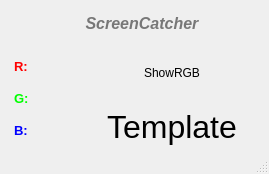
<?xml version="1.0" encoding="UTF-8"?>
<ui version="4.0">
 <class>MainWindow</class>
 <widget class="QMainWindow" name="MainWindow">
  <property name="geometry">
   <rect>
    <x>0</x>
    <y>0</y>
    <width>269</width>
    <height>174</height>
   </rect>
  </property>
  <property name="windowTitle">
   <string>MainWindow</string>
  </property>
  <widget class="QWidget" name="centralWidget">
   <widget class="QWidget" name="horizontalLayoutWidget_2">
    <property name="geometry">
     <rect>
      <x>-6</x>
      <y>29</y>
      <width>281</width>
      <height>141</height>
     </rect>
    </property>
    <layout class="QHBoxLayout" name="horizontalLayout_5" stretch="1,3">
     <property name="spacing">
      <number>20</number>
     </property>
     <property name="leftMargin">
      <number>20</number>
     </property>
     <property name="topMargin">
      <number>20</number>
     </property>
     <property name="rightMargin">
      <number>20</number>
     </property>
     <property name="bottomMargin">
      <number>20</number>
     </property>
     <item>
      <layout class="QVBoxLayout" name="verticalLayout">
       <item>
        <layout class="QHBoxLayout" name="horizontalLayout">
         <item>
          <widget class="QLabel" name="label_r">
           <property name="font">
            <font>
             <pointsize>10</pointsize>
             <weight>75</weight>
             <bold>true</bold>
            </font>
           </property>
           <property name="styleSheet">
            <string notr="true">color:rgb(255, 0, 0)</string>
           </property>
           <property name="text">
            <string>R:</string>
           </property>
           <property name="textFormat">
            <enum>Qt::AutoText</enum>
           </property>
          </widget>
         </item>
         <item>
          <widget class="QLineEdit" name="text_r">
           <property name="font">
            <font>
             <pointsize>10</pointsize>
             <weight>75</weight>
             <bold>true</bold>
            </font>
           </property>
           <property name="styleSheet">
            <string notr="true">color:rgb(255, 0, 0);
background-color:rgba(0,0,0,0);</string>
           </property>
           <property name="frame">
            <bool>false</bool>
           </property>
          </widget>
         </item>
        </layout>
       </item>
       <item>
        <layout class="QHBoxLayout" name="horizontalLayout_2">
         <item>
          <widget class="QLabel" name="label_g">
           <property name="font">
            <font>
             <pointsize>10</pointsize>
             <weight>75</weight>
             <bold>true</bold>
            </font>
           </property>
           <property name="styleSheet">
            <string notr="true">color:rgb(0, 255, 0)</string>
           </property>
           <property name="text">
            <string>G:</string>
           </property>
          </widget>
         </item>
         <item>
          <widget class="QLineEdit" name="text_g">
           <property name="font">
            <font>
             <pointsize>10</pointsize>
             <weight>75</weight>
             <bold>true</bold>
            </font>
           </property>
           <property name="styleSheet">
            <string notr="true">color:rgb(0, 255, 0);
background-color:rgba(0,0,0,0);</string>
           </property>
           <property name="frame">
            <bool>false</bool>
           </property>
          </widget>
         </item>
        </layout>
       </item>
       <item>
        <layout class="QHBoxLayout" name="horizontalLayout_3">
         <item>
          <widget class="QLabel" name="label_b">
           <property name="font">
            <font>
             <pointsize>10</pointsize>
             <weight>75</weight>
             <bold>true</bold>
            </font>
           </property>
           <property name="styleSheet">
            <string notr="true">color:rgb(0, 0, 255)</string>
           </property>
           <property name="text">
            <string>B:</string>
           </property>
          </widget>
         </item>
         <item>
          <widget class="QLineEdit" name="text_b">
           <property name="font">
            <font>
             <pointsize>10</pointsize>
             <weight>75</weight>
             <bold>true</bold>
            </font>
           </property>
           <property name="styleSheet">
            <string notr="true">color:rgb(0, 0, 255);
background-color:rgba(0,0,0,0);</string>
           </property>
           <property name="frame">
            <bool>false</bool>
           </property>
          </widget>
         </item>
        </layout>
       </item>
      </layout>
     </item>
     <item>
      <layout class="QVBoxLayout" name="verticalLayout_2">
       <item>
        <widget class="QLabel" name="rgbGraph">
         <property name="text">
          <string>ShowRGB</string>
         </property>
         <property name="alignment">
          <set>Qt::AlignCenter</set>
         </property>
        </widget>
       </item>
       <item>
        <widget class="QLabel" name="label_test">
         <property name="font">
          <font>
           <pointsize>24</pointsize>
          </font>
         </property>
         <property name="text">
          <string notr="true">Template</string>
         </property>
         <property name="alignment">
          <set>Qt::AlignCenter</set>
         </property>
        </widget>
       </item>
      </layout>
     </item>
    </layout>
   </widget>
   <widget class="QWidget" name="horizontalLayoutWidget">
    <property name="geometry">
     <rect>
      <x>1</x>
      <y>0</y>
      <width>271</width>
      <height>31</height>
     </rect>
    </property>
    <layout class="QHBoxLayout" name="horizontalLayout_6">
     <item>
      <widget class="QPushButton" name="btnTitleIcon">
       <property name="enabled">
        <bool>false</bool>
       </property>
       <property name="sizePolicy">
        <sizepolicy hsizetype="Fixed" vsizetype="Expanding">
         <horstretch>0</horstretch>
         <verstretch>0</verstretch>
        </sizepolicy>
       </property>
       <property name="minimumSize">
        <size>
         <width>24</width>
         <height>24</height>
        </size>
       </property>
       <property name="maximumSize">
        <size>
         <width>24</width>
         <height>24</height>
        </size>
       </property>
       <property name="layoutDirection">
        <enum>Qt::LeftToRight</enum>
       </property>
       <property name="styleSheet">
        <string notr="true">border-image:url(:/images/wblue.ico);
background-color:rgba(255, 255, 255, 0)</string>
       </property>
       <property name="text">
        <string/>
       </property>
       <property name="flat">
        <bool>true</bool>
       </property>
      </widget>
     </item>
     <item>
      <widget class="QLabel" name="label_titleName">
       <property name="sizePolicy">
        <sizepolicy hsizetype="Expanding" vsizetype="Expanding">
         <horstretch>0</horstretch>
         <verstretch>0</verstretch>
        </sizepolicy>
       </property>
       <property name="minimumSize">
        <size>
         <width>200</width>
         <height>24</height>
        </size>
       </property>
       <property name="maximumSize">
        <size>
         <width>200</width>
         <height>24</height>
        </size>
       </property>
       <property name="font">
        <font>
         <pointsize>12</pointsize>
         <weight>75</weight>
         <italic>true</italic>
         <bold>true</bold>
        </font>
       </property>
       <property name="styleSheet">
        <string notr="true">color:rgba(0,0,0,128);
background-color:rgba(255, 255, 255, 0)</string>
       </property>
       <property name="frameShape">
        <enum>QFrame::NoFrame</enum>
       </property>
       <property name="text">
        <string>ScreenCatcher</string>
       </property>
       <property name="alignment">
        <set>Qt::AlignCenter</set>
       </property>
      </widget>
     </item>
     <item>
      <widget class="QPushButton" name="btn_closeWindow">
       <property name="sizePolicy">
        <sizepolicy hsizetype="Fixed" vsizetype="Expanding">
         <horstretch>0</horstretch>
         <verstretch>0</verstretch>
        </sizepolicy>
       </property>
       <property name="minimumSize">
        <size>
         <width>24</width>
         <height>24</height>
        </size>
       </property>
       <property name="maximumSize">
        <size>
         <width>24</width>
         <height>24</height>
        </size>
       </property>
       <property name="styleSheet">
        <string notr="true"/>
       </property>
       <property name="text">
        <string/>
       </property>
       <property name="flat">
        <bool>true</bool>
       </property>
      </widget>
     </item>
    </layout>
   </widget>
  </widget>
  <widget class="QStatusBar" name="statusBar"/>
 </widget>
 <layoutdefault spacing="6" margin="11"/>
 <resources/>
 <connections/>
</ui>
